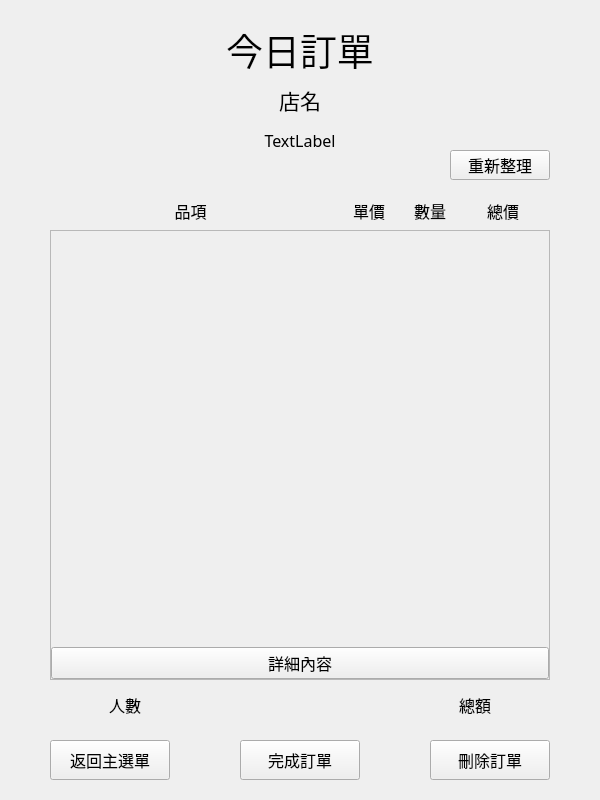
<?xml version="1.0" encoding="UTF-8"?>
<ui version="4.0">
 <class>TodayRecord</class>
 <widget class="QWidget" name="TodayRecord">
  <property name="geometry">
   <rect>
    <x>0</x>
    <y>0</y>
    <width>600</width>
    <height>800</height>
   </rect>
  </property>
  <property name="minimumSize">
   <size>
    <width>600</width>
    <height>800</height>
   </size>
  </property>
  <property name="maximumSize">
   <size>
    <width>600</width>
    <height>800</height>
   </size>
  </property>
  <property name="windowTitle">
   <string>Form</string>
  </property>
  <widget class="QLabel" name="label">
   <property name="geometry">
    <rect>
     <x>0</x>
     <y>25</y>
     <width>600</width>
     <height>50</height>
    </rect>
   </property>
   <property name="font">
    <font>
     <family>微軟正黑體</family>
     <pointsize>28</pointsize>
    </font>
   </property>
   <property name="text">
    <string>今日訂單</string>
   </property>
   <property name="alignment">
    <set>Qt::AlignCenter</set>
   </property>
  </widget>
  <widget class="QLabel" name="storeName_label">
   <property name="geometry">
    <rect>
     <x>0</x>
     <y>75</y>
     <width>600</width>
     <height>50</height>
    </rect>
   </property>
   <property name="font">
    <font>
     <family>微軟正黑體</family>
     <pointsize>16</pointsize>
    </font>
   </property>
   <property name="text">
    <string>店名</string>
   </property>
   <property name="alignment">
    <set>Qt::AlignCenter</set>
   </property>
  </widget>
  <widget class="QLabel" name="totalPrice_label">
   <property name="geometry">
    <rect>
     <x>400</x>
     <y>680</y>
     <width>150</width>
     <height>50</height>
    </rect>
   </property>
   <property name="font">
    <font>
     <family>微軟正黑體</family>
     <pointsize>12</pointsize>
    </font>
   </property>
   <property name="text">
    <string>總額</string>
   </property>
   <property name="alignment">
    <set>Qt::AlignCenter</set>
   </property>
  </widget>
  <widget class="QPushButton" name="Cancel_pushButton">
   <property name="geometry">
    <rect>
     <x>430</x>
     <y>740</y>
     <width>120</width>
     <height>40</height>
    </rect>
   </property>
   <property name="font">
    <font>
     <family>微軟正黑體</family>
     <pointsize>12</pointsize>
    </font>
   </property>
   <property name="text">
    <string>刪除訂單</string>
   </property>
  </widget>
  <widget class="QPushButton" name="Confirm_pushButton">
   <property name="geometry">
    <rect>
     <x>240</x>
     <y>740</y>
     <width>120</width>
     <height>40</height>
    </rect>
   </property>
   <property name="font">
    <font>
     <family>微軟正黑體</family>
     <pointsize>12</pointsize>
    </font>
   </property>
   <property name="text">
    <string>完成訂單</string>
   </property>
  </widget>
  <widget class="QLabel" name="totalPeople_label">
   <property name="geometry">
    <rect>
     <x>50</x>
     <y>680</y>
     <width>150</width>
     <height>50</height>
    </rect>
   </property>
   <property name="font">
    <font>
     <family>微軟正黑體</family>
     <pointsize>12</pointsize>
    </font>
   </property>
   <property name="text">
    <string>人數</string>
   </property>
   <property name="alignment">
    <set>Qt::AlignCenter</set>
   </property>
  </widget>
  <widget class="QPushButton" name="Refresh_pushButton">
   <property name="geometry">
    <rect>
     <x>450</x>
     <y>150</y>
     <width>100</width>
     <height>30</height>
    </rect>
   </property>
   <property name="font">
    <font>
     <family>微軟正黑體</family>
     <pointsize>12</pointsize>
    </font>
   </property>
   <property name="styleSheet">
    <string notr="true"/>
   </property>
   <property name="text">
    <string>重新整理</string>
   </property>
  </widget>
  <widget class="QPushButton" name="ReturnHomePage_pushButton">
   <property name="geometry">
    <rect>
     <x>50</x>
     <y>740</y>
     <width>120</width>
     <height>40</height>
    </rect>
   </property>
   <property name="font">
    <font>
     <family>微軟正黑體</family>
     <pointsize>12</pointsize>
    </font>
   </property>
   <property name="styleSheet">
    <string notr="true"/>
   </property>
   <property name="text">
    <string>返回主選單</string>
   </property>
  </widget>
  <widget class="QLabel" name="menuDate_label">
   <property name="geometry">
    <rect>
     <x>0</x>
     <y>125</y>
     <width>600</width>
     <height>30</height>
    </rect>
   </property>
   <property name="font">
    <font>
     <family>微軟正黑體</family>
     <pointsize>12</pointsize>
    </font>
   </property>
   <property name="text">
    <string>TextLabel</string>
   </property>
   <property name="alignment">
    <set>Qt::AlignCenter</set>
   </property>
  </widget>
  <widget class="QStackedWidget" name="todayOrder_stackedWidget">
   <property name="geometry">
    <rect>
     <x>50</x>
     <y>190</y>
     <width>500</width>
     <height>490</height>
    </rect>
   </property>
   <property name="currentIndex">
    <number>0</number>
   </property>
   <widget class="QWidget" name="todayOrder_page">
    <widget class="QScrollArea" name="todayOrder_scrollArea">
     <property name="geometry">
      <rect>
       <x>0</x>
       <y>40</y>
       <width>500</width>
       <height>450</height>
      </rect>
     </property>
     <property name="widgetResizable">
      <bool>true</bool>
     </property>
     <widget class="QWidget" name="scrollAreaWidgetContents">
      <property name="geometry">
       <rect>
        <x>0</x>
        <y>0</y>
        <width>498</width>
        <height>448</height>
       </rect>
      </property>
      <layout class="QVBoxLayout" name="verticalLayout">
       <property name="leftMargin">
        <number>0</number>
       </property>
       <property name="topMargin">
        <number>0</number>
       </property>
       <property name="rightMargin">
        <number>0</number>
       </property>
       <property name="bottomMargin">
        <number>0</number>
       </property>
       <item>
        <spacer name="verticalSpacer">
         <property name="orientation">
          <enum>Qt::Vertical</enum>
         </property>
         <property name="sizeHint" stdset="0">
          <size>
           <width>20</width>
           <height>40</height>
          </size>
         </property>
        </spacer>
       </item>
       <item>
        <widget class="QPushButton" name="todayOrderDetail_pushButton">
         <property name="font">
          <font>
           <family>微軟正黑體</family>
           <pointsize>12</pointsize>
          </font>
         </property>
         <property name="text">
          <string>詳細內容</string>
         </property>
        </widget>
       </item>
      </layout>
     </widget>
    </widget>
    <widget class="QWidget" name="todayOrderTag_widget" native="true">
     <property name="geometry">
      <rect>
       <x>0</x>
       <y>0</y>
       <width>500</width>
       <height>42</height>
      </rect>
     </property>
     <layout class="QHBoxLayout" name="horizontalLayout_2" stretch="12,3,2,4">
      <property name="spacing">
       <number>3</number>
      </property>
      <property name="leftMargin">
       <number>0</number>
      </property>
      <property name="topMargin">
       <number>0</number>
      </property>
      <property name="rightMargin">
       <number>0</number>
      </property>
      <property name="bottomMargin">
       <number>0</number>
      </property>
      <item>
       <widget class="QLabel" name="label_2">
        <property name="font">
         <font>
          <family>微軟正黑體</family>
          <pointsize>12</pointsize>
         </font>
        </property>
        <property name="text">
         <string>品項</string>
        </property>
        <property name="alignment">
         <set>Qt::AlignCenter</set>
        </property>
       </widget>
      </item>
      <item>
       <widget class="QLabel" name="label_7">
        <property name="font">
         <font>
          <family>微軟正黑體</family>
          <pointsize>12</pointsize>
         </font>
        </property>
        <property name="text">
         <string>單價</string>
        </property>
        <property name="alignment">
         <set>Qt::AlignCenter</set>
        </property>
       </widget>
      </item>
      <item>
       <widget class="QLabel" name="label_8">
        <property name="font">
         <font>
          <family>微軟正黑體</family>
          <pointsize>12</pointsize>
         </font>
        </property>
        <property name="text">
         <string>數量</string>
        </property>
        <property name="alignment">
         <set>Qt::AlignCenter</set>
        </property>
       </widget>
      </item>
      <item>
       <widget class="QLabel" name="label_9">
        <property name="font">
         <font>
          <family>微軟正黑體</family>
          <pointsize>12</pointsize>
         </font>
        </property>
        <property name="text">
         <string>總價</string>
        </property>
        <property name="alignment">
         <set>Qt::AlignCenter</set>
        </property>
       </widget>
      </item>
     </layout>
    </widget>
   </widget>
   <widget class="QWidget" name="todayOrderDetail_page">
    <widget class="QWidget" name="todayOrderDetail_widget" native="true">
     <property name="geometry">
      <rect>
       <x>0</x>
       <y>0</y>
       <width>500</width>
       <height>490</height>
      </rect>
     </property>
    </widget>
   </widget>
  </widget>
 </widget>
 <resources/>
 <connections/>
</ui>
